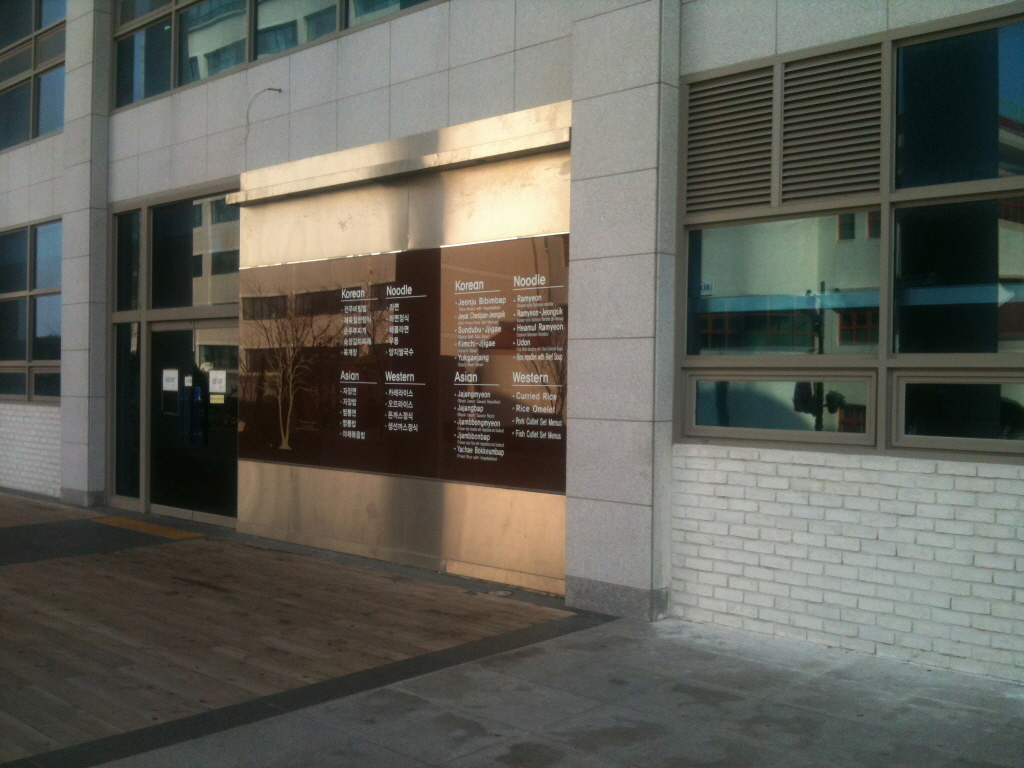
#> input picture HW-03/dsu4.jpg, 1024 x 768 px
$ jupyter execute Untitled.ipynb
#> lines starting #> are read from the running program, lines starting #| are printed output that depends on the picture
[cell 1]
import cv2
import numpy as np
from matplotlib import pyplot as plt

[cell 2]
img = cv2.imread('dsu4.jpg')
#> img is the input picture: shape (768, 1024, 3); mean B, G, R 89.1, 97.1, 97.1
rows,cols,ch = img.shape
#> rows = 768; cols = 1024; ch = 3
pts1 = np.float32([[240,273],[569,234],[563,493],[240,460]])
pts2 = np.float32([[0,0],[800,0],[800,400],[0,400]])
M = cv2.getPerspectiveTransform(pts1,pts2)
dst = cv2.warpPerspective(img,M,(800,400))
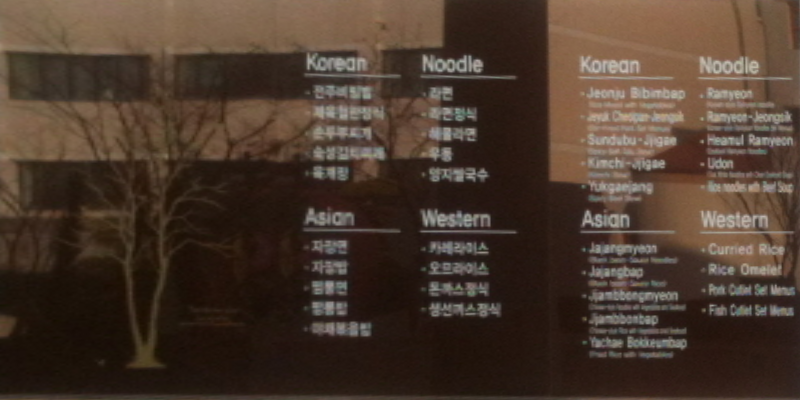
#> dst: shape (400, 800, 3); mean B, G, R 45.3, 57.4, 74.8
img = cv2.cvtColor(img, cv2.COLOR_BGR2RGB)
plt.figure(figsize=(20,20))
plt.subplot(121),plt.imshow(img),plt.title('Input')
dst = cv2.cvtColor(dst, cv2.COLOR_BGR2RGB)
plt.subplot(122),plt.imshow(dst),plt.title('Output')
plt.show()
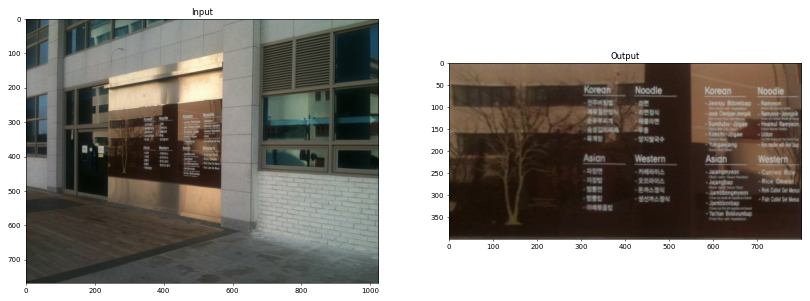
#> figure drawn by matplotlib, 2 panels
